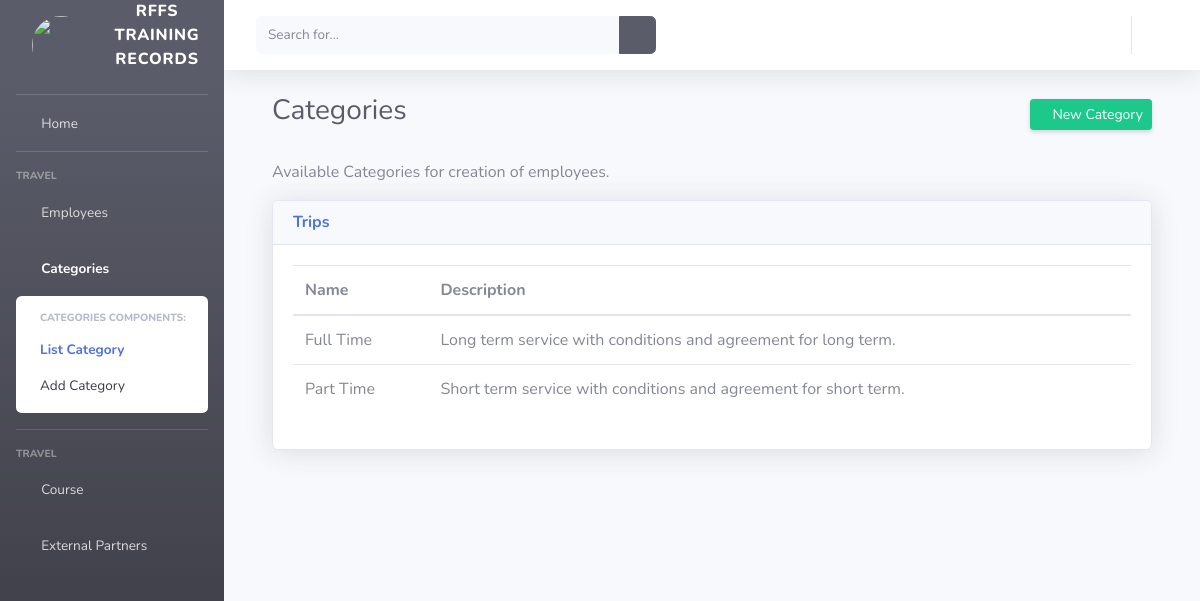
/course/category/list/ (signed in), run on an earlier commit of the app's database.
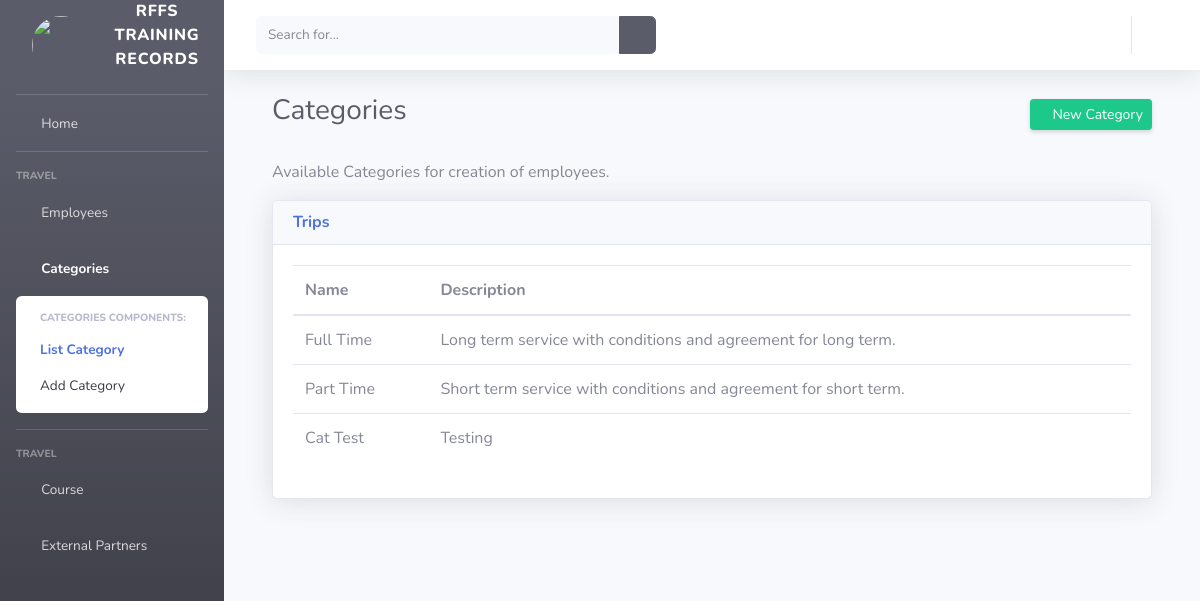
And on a later commit of the database.
### course/models/category.py (models this page shows, shortened)
class Category(models.Model):
    name = models.CharField(max_length=150)
    description = models.CharField(max_length=500)

### course/views/category.py (the view)
# urls.py: path('category/list/', list_categories, name="list_categories"),
@login_required
def list_categories(request):
    template = "category/list.html"
    categories = Category.objects.all()
    context = {"categories": categories, "list_category_active": "active", "category_show": "show",
               "category_active": "active"}
    return render(request, template, context)

### templates/category/list.html (shortened to what this page needs)
{% extends 'base.html' %}
{% load static %}
{% block style_link %} <link href="/static/admin/vendor/datatables/dataTables.bootstrap4.min.css" rel="stylesheet"> {% endblock style_link %}
{% block content %}
    <div class="container-fluid">
        <div class="d-sm-flex align-items-center justify-content-between">
            <h1 class="h3 mb-2 text-gray-800">Categories</h1>
            <a href="{% url 'add_category' %}" class="d-none d-sm-inline-block btn btn-sm btn-success shadow-sm">
                <i class="fas fa-plus fa-sm text-white-500"></i> New Category
            </a>
        </div><br>
        <p>Available Categories for creation of employees.</p>
        <div class="card shadow mb-5">
        <div class="card-header">
            <h6 class="m-0 font-weight-bold text-primary">Trips</h6>
        </div>
        <div class="card-body">
            <table class="table table-hover" id="dataTable" width="100%" cellspacing="0">
                <thead>
                    <tr>
                        <th>Name</th>
                        <th>Description</th>
                    </tr>
                </thead>
                {% for category in categories %}
                    <tr>
                        <td> {{ category.name }} </td>
                        <td> {{ category.description }} </td>
                    </tr>
                {% endfor %}
            </table>
    </div>
{% endblock content %}

What changed in the data, as far as the page shows it:
added Category: name "Cat Test", description "Testing"
